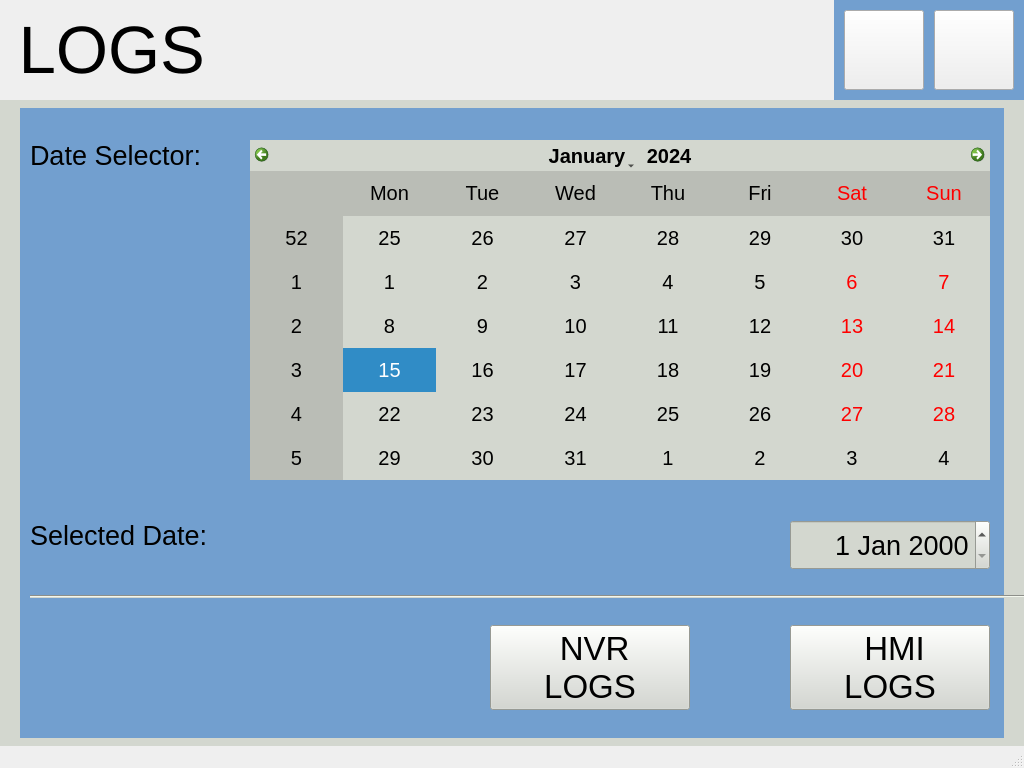
<?xml version="1.0" encoding="UTF-8"?>
<ui version="4.0">
 <class>LogsWindow</class>
 <widget class="QMainWindow" name="LogsWindow">
  <property name="geometry">
   <rect>
    <x>0</x>
    <y>0</y>
    <width>1024</width>
    <height>768</height>
   </rect>
  </property>
  <property name="windowTitle">
   <string>MainWindow</string>
  </property>
  <widget class="QWidget" name="centralwidget">
   <widget class="QStackedWidget" name="stackedWidget">
    <property name="geometry">
     <rect>
      <x>0</x>
      <y>100</y>
      <width>1024</width>
      <height>666</height>
     </rect>
    </property>
    <property name="styleSheet">
     <string notr="true">background-color: rgb(211, 215, 207);</string>
    </property>
    <widget class="QWidget" name="page">
     <widget class="QLabel" name="label_info">
      <property name="geometry">
       <rect>
        <x>20</x>
        <y>8</y>
        <width>984</width>
        <height>630</height>
       </rect>
      </property>
      <property name="font">
       <font>
        <pointsize>15</pointsize>
       </font>
      </property>
      <property name="layoutDirection">
       <enum>Qt::LeftToRight</enum>
      </property>
      <property name="styleSheet">
       <string notr="true">background-color: rgb(114, 159, 207);</string>
      </property>
      <property name="text">
       <string/>
      </property>
     </widget>
     <widget class="QCalendarWidget" name="calendar">
      <property name="geometry">
       <rect>
        <x>250</x>
        <y>40</y>
        <width>740</width>
        <height>340</height>
       </rect>
      </property>
      <property name="font">
       <font>
        <pointsize>15</pointsize>
       </font>
      </property>
      <property name="styleSheet">
       <string notr="true">color: rgb(0, 0, 0);
alternate-background-color: rgb(186, 189, 182);</string>
      </property>
      <property name="firstDayOfWeek">
       <enum>Qt::Monday</enum>
      </property>
     </widget>
     <widget class="QDateEdit" name="dateEdit">
      <property name="geometry">
       <rect>
        <x>790</x>
        <y>420</y>
        <width>200</width>
        <height>50</height>
       </rect>
      </property>
      <property name="font">
       <font>
        <pointsize>20</pointsize>
       </font>
      </property>
      <property name="alignment">
       <set>Qt::AlignRight|Qt::AlignTrailing|Qt::AlignVCenter</set>
      </property>
     </widget>
     <widget class="QLabel" name="label_currentdate">
      <property name="geometry">
       <rect>
        <x>30</x>
        <y>420</y>
        <width>200</width>
        <height>50</height>
       </rect>
      </property>
      <property name="font">
       <font>
        <pointsize>20</pointsize>
        <weight>50</weight>
        <bold>false</bold>
       </font>
      </property>
      <property name="styleSheet">
       <string notr="true">background-color: rgb(114, 159, 207);</string>
      </property>
      <property name="text">
       <string>Selected Date:</string>
      </property>
      <property name="alignment">
       <set>Qt::AlignLeading|Qt::AlignLeft|Qt::AlignTop</set>
      </property>
     </widget>
     <widget class="QPushButton" name="pushButton_openLogs">
      <property name="geometry">
       <rect>
        <x>490</x>
        <y>525</y>
        <width>200</width>
        <height>85</height>
       </rect>
      </property>
      <property name="font">
       <font>
        <pointsize>25</pointsize>
        <weight>50</weight>
        <bold>false</bold>
       </font>
      </property>
      <property name="text">
       <string> NVR 
LOGS</string>
      </property>
      <property name="icon">
       <iconset resource="icons.qrc">
        <normaloff>:/new/icons/logs.png</normaloff>:/new/icons/logs.png</iconset>
      </property>
      <property name="iconSize">
       <size>
        <width>40</width>
        <height>40</height>
       </size>
      </property>
     </widget>
     <widget class="QLabel" name="label_dateselector">
      <property name="geometry">
       <rect>
        <x>30</x>
        <y>40</y>
        <width>200</width>
        <height>50</height>
       </rect>
      </property>
      <property name="font">
       <font>
        <pointsize>20</pointsize>
        <weight>50</weight>
        <bold>false</bold>
       </font>
      </property>
      <property name="styleSheet">
       <string notr="true">background-color: rgb(114, 159, 207);</string>
      </property>
      <property name="text">
       <string>Date Selector:</string>
      </property>
      <property name="alignment">
       <set>Qt::AlignLeading|Qt::AlignLeft|Qt::AlignTop</set>
      </property>
     </widget>
     <widget class="Line" name="line">
      <property name="geometry">
       <rect>
        <x>30</x>
        <y>495</y>
        <width>1120</width>
        <height>3</height>
       </rect>
      </property>
      <property name="orientation">
       <enum>Qt::Horizontal</enum>
      </property>
     </widget>
     <widget class="QPushButton" name="pushButton_openfaults">
      <property name="geometry">
       <rect>
        <x>790</x>
        <y>525</y>
        <width>200</width>
        <height>85</height>
       </rect>
      </property>
      <property name="font">
       <font>
        <pointsize>25</pointsize>
        <weight>50</weight>
        <bold>false</bold>
       </font>
      </property>
      <property name="text">
       <string> HMI 
LOGS</string>
      </property>
      <property name="icon">
       <iconset resource="icons.qrc">
        <normaloff>:/new/icons/logs.png</normaloff>:/new/icons/logs.png</iconset>
      </property>
      <property name="iconSize">
       <size>
        <width>40</width>
        <height>40</height>
       </size>
      </property>
     </widget>
    </widget>
    <widget class="QWidget" name="page_2">
     <widget class="QLabel" name="label_info_2">
      <property name="geometry">
       <rect>
        <x>20</x>
        <y>8</y>
        <width>984</width>
        <height>630</height>
       </rect>
      </property>
      <property name="font">
       <font>
        <pointsize>15</pointsize>
       </font>
      </property>
      <property name="layoutDirection">
       <enum>Qt::LeftToRight</enum>
      </property>
      <property name="styleSheet">
       <string notr="true">background-color: rgb(114, 159, 207);</string>
      </property>
      <property name="text">
       <string/>
      </property>
     </widget>
     <widget class="QPushButton" name="pushButton_copylogs2USB">
      <property name="geometry">
       <rect>
        <x>810</x>
        <y>533</y>
        <width>175</width>
        <height>90</height>
       </rect>
      </property>
      <property name="font">
       <font>
        <pointsize>20</pointsize>
        <weight>50</weight>
        <bold>false</bold>
       </font>
      </property>
      <property name="styleSheet">
       <string notr="true"/>
      </property>
      <property name="text">
       <string>COPY TO 
USB</string>
      </property>
      <property name="icon">
       <iconset resource="icons.qrc">
        <normaloff>:/new/icons/usb-drive.png</normaloff>:/new/icons/usb-drive.png</iconset>
      </property>
      <property name="iconSize">
       <size>
        <width>40</width>
        <height>40</height>
       </size>
      </property>
     </widget>
     <widget class="QListView" name="listView">
      <property name="geometry">
       <rect>
        <x>40</x>
        <y>28</y>
        <width>944</width>
        <height>480</height>
       </rect>
      </property>
     </widget>
    </widget>
    <widget class="QWidget" name="page_3">
     <widget class="QLabel" name="label_info_3">
      <property name="geometry">
       <rect>
        <x>20</x>
        <y>8</y>
        <width>984</width>
        <height>630</height>
       </rect>
      </property>
      <property name="font">
       <font>
        <pointsize>15</pointsize>
       </font>
      </property>
      <property name="layoutDirection">
       <enum>Qt::LeftToRight</enum>
      </property>
      <property name="styleSheet">
       <string notr="true">background-color: rgb(114, 159, 207);</string>
      </property>
      <property name="text">
       <string/>
      </property>
     </widget>
     <widget class="QListView" name="listView_2">
      <property name="geometry">
       <rect>
        <x>40</x>
        <y>28</y>
        <width>944</width>
        <height>480</height>
       </rect>
      </property>
     </widget>
     <widget class="QPushButton" name="pushButton_copyfault2USB">
      <property name="geometry">
       <rect>
        <x>810</x>
        <y>533</y>
        <width>175</width>
        <height>90</height>
       </rect>
      </property>
      <property name="font">
       <font>
        <pointsize>20</pointsize>
        <weight>50</weight>
        <bold>false</bold>
       </font>
      </property>
      <property name="styleSheet">
       <string notr="true"/>
      </property>
      <property name="text">
       <string>COPY TO 
USB</string>
      </property>
      <property name="icon">
       <iconset resource="icons.qrc">
        <normaloff>:/new/icons/usb-drive.png</normaloff>:/new/icons/usb-drive.png</iconset>
      </property>
      <property name="iconSize">
       <size>
        <width>40</width>
        <height>40</height>
       </size>
      </property>
     </widget>
    </widget>
    <widget class="QWidget" name="page_4">
     <widget class="QLabel" name="label_info_4">
      <property name="geometry">
       <rect>
        <x>17</x>
        <y>7</y>
        <width>984</width>
        <height>630</height>
       </rect>
      </property>
      <property name="styleSheet">
       <string notr="true">background-color: rgb(114, 159, 207);</string>
      </property>
      <property name="text">
       <string/>
      </property>
     </widget>
     <widget class="QLabel" name="label_status">
      <property name="geometry">
       <rect>
        <x>37</x>
        <y>527</y>
        <width>371</width>
        <height>81</height>
       </rect>
      </property>
      <property name="font">
       <font>
        <pointsize>11</pointsize>
       </font>
      </property>
      <property name="styleSheet">
       <string notr="true">background-color: rgb(114, 159, 207);</string>
      </property>
      <property name="text">
       <string/>
      </property>
     </widget>
     <widget class="QTreeView" name="treeView_2">
      <property name="geometry">
       <rect>
        <x>37</x>
        <y>25</y>
        <width>944</width>
        <height>480</height>
       </rect>
      </property>
      <property name="font">
       <font>
        <pointsize>20</pointsize>
       </font>
      </property>
     </widget>
     <widget class="QPushButton" name="pushButton_copy">
      <property name="geometry">
       <rect>
        <x>840</x>
        <y>530</y>
        <width>141</width>
        <height>90</height>
       </rect>
      </property>
      <property name="font">
       <font>
        <pointsize>20</pointsize>
        <weight>50</weight>
        <bold>false</bold>
       </font>
      </property>
      <property name="text">
       <string>COPY</string>
      </property>
      <property name="icon">
       <iconset resource="icons.qrc">
        <normaloff>:/new/icons/copy.png</normaloff>:/new/icons/copy.png</iconset>
      </property>
      <property name="iconSize">
       <size>
        <width>25</width>
        <height>25</height>
       </size>
      </property>
     </widget>
    </widget>
   </widget>
   <widget class="QPushButton" name="pushButton_home_button">
    <property name="geometry">
     <rect>
      <x>844</x>
      <y>10</y>
      <width>80</width>
      <height>80</height>
     </rect>
    </property>
    <property name="styleSheet">
     <string notr="true">image: url(:/new/icons/home-button.png);</string>
    </property>
    <property name="text">
     <string/>
    </property>
   </widget>
   <widget class="QLabel" name="label_heading">
    <property name="geometry">
     <rect>
      <x>0</x>
      <y>0</y>
      <width>1024</width>
      <height>100</height>
     </rect>
    </property>
    <property name="font">
     <font>
      <pointsize>50</pointsize>
     </font>
    </property>
    <property name="text">
     <string> LOGS </string>
    </property>
   </widget>
   <widget class="QLabel" name="label_button">
    <property name="geometry">
     <rect>
      <x>834</x>
      <y>0</y>
      <width>190</width>
      <height>100</height>
     </rect>
    </property>
    <property name="styleSheet">
     <string notr="true">background-color: rgb(114, 159, 207);</string>
    </property>
    <property name="text">
     <string/>
    </property>
   </widget>
   <widget class="QLabel" name="label_Date">
    <property name="geometry">
     <rect>
      <x>1120</x>
      <y>730</y>
      <width>150</width>
      <height>22</height>
     </rect>
    </property>
    <property name="font">
     <font>
      <pointsize>12</pointsize>
     </font>
    </property>
    <property name="text">
     <string/>
    </property>
   </widget>
   <widget class="QLabel" name="label_Time">
    <property name="geometry">
     <rect>
      <x>1120</x>
      <y>720</y>
      <width>150</width>
      <height>22</height>
     </rect>
    </property>
    <property name="font">
     <font>
      <pointsize>12</pointsize>
     </font>
    </property>
    <property name="text">
     <string/>
    </property>
   </widget>
   <widget class="QPushButton" name="pushButton_return">
    <property name="geometry">
     <rect>
      <x>934</x>
      <y>10</y>
      <width>80</width>
      <height>80</height>
     </rect>
    </property>
    <property name="styleSheet">
     <string notr="true">image: url(:/new/icons/back-arrow.png);</string>
    </property>
    <property name="text">
     <string/>
    </property>
   </widget>
   <zorder>stackedWidget</zorder>
   <zorder>label_heading</zorder>
   <zorder>label_Date</zorder>
   <zorder>label_Time</zorder>
   <zorder>label_button</zorder>
   <zorder>pushButton_home_button</zorder>
   <zorder>pushButton_return</zorder>
  </widget>
  <widget class="QStatusBar" name="statusbar"/>
 </widget>
 <resources>
  <include location="icons.qrc"/>
 </resources>
 <connections/>
</ui>
